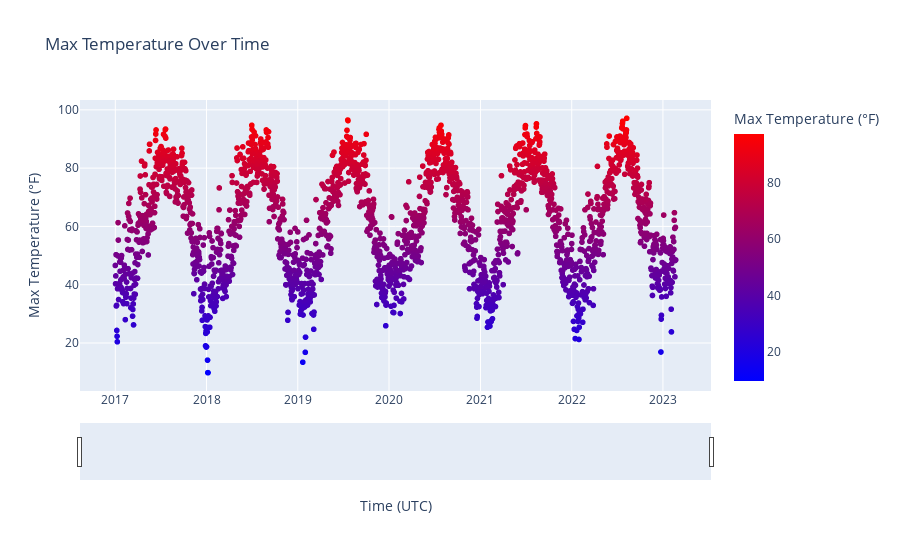

The notebook cell saved with this chart:
### Code cell
fig = px.scatter(df,
              x = 'time',
              y = 'max_temperature',
              title = 'Max Temperature Over Time',
              color='max_temperature',
              color_continuous_scale='bluered',
              labels = {
                  'time': 'Time (UTC)', 
                  'max_temperature': 'Max Temperature (°F)'
                  })
fig.update_xaxes(rangeslider_visible=True)

### Figure 1 — Plotly figure (JSON) as saved in the notebook; plotly's stock layout.template omitted (floating-point values rounded to 4 significant figures; data arrays with more than 128 entries replaced by an {"elided": "..."} marker saying what was removed)
{"data": [{"hovertemplate": "Time (UTC)=%{x}<br>Max Temperature (°F)=%{marker.color}<extra></extra>", "legendgroup": "", "marker": {"color": {"elided": "2243 float values"}, "coloraxis": "coloraxis", "symbol": "circle"}, "mode": "markers", "name": "", "showlegend": false, "type": "scattergl", "x": {"elided": "2243 str values"}, "xaxis": "x", "y": {"elided": "2243 float values"}, "yaxis": "y"}], "layout": {"coloraxis": {"colorbar": {"title": {"text": "Max Temperature (°F)"}}, "colorscale": [[0, "rgb(0,0,255)"], [1, "rgb(255,0,0)"]]}, "legend": {"tracegroupgap": 0}, "title": {"text": "Max Temperature Over Time"}, "xaxis": {"anchor": "y", "domain": [0, 1], "rangeslider": {"visible": true}, "title": {"text": "Time (UTC)"}}, "yaxis": {"anchor": "x", "domain": [0, 1], "title": {"text": "Max Temperature (°F)"}}}}
